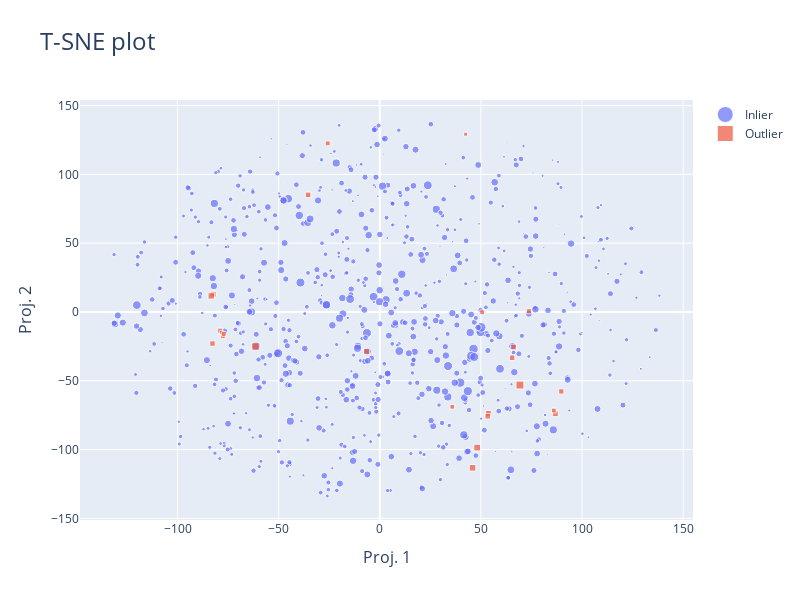

Notebook code cell kept with this figure:
### Code cell
create_plotly_OOD_tsne(df_tsne_metrics_sub,model='', title = 'T-SNE plot',\
                       colors_column_name = 'predicted_outliers_st',\
                       error_column_name = 'min_mean_mpjpe', outlier_column_name= 'predicted_outliers')

### Figure 1 — Plotly figure (JSON) as saved in the notebook; plotly's stock layout.template omitted (floating-point values rounded to 4 significant figures; data arrays with more than 128 entries replaced by an {"elided": "..."} marker saying what was removed)
{"data": [{"hovertemplate": "<b> idx: %{text}</b><br><br>outlier: %{marker.symbol:,}<br>MPJPE: %{marker.size:.1f}<br>", "marker": {"size": {"elided": "725 float values"}, "sizemode": "area", "sizeref": 4.147, "symbol": {"elided": "725 int values"}}, "mode": "markers", "name": "Inlier", "text": {"elided": "725 int values"}, "type": "scatter", "x": {"elided": "725 float values"}, "y": {"elided": "725 float values"}}, {"hovertemplate": "<b> idx: %{text}</b><br><br>outlier: %{marker.symbol:,}<br>MPJPE: %{marker.size:.1f}<br>", "marker": {"size": [118.5, 114.6, 113.6, 81.22, 137.2, 100.8, 162.7, 254.1, 151.6, 148.6, 185.6, 132.2, 132.7, 100.1, 146.3, 105.2, 71.59, 126.1, 108.7, 106.3, 203.5, 194.4, 139.3, 145.8, 285.2], "sizemode": "area", "sizeref": 9.038, "symbol": [1, 1, 1, 1, 1, 1, 1, 1, 1, 1, 1, 1, 1, 1, 1, 1, 1, 1, 1, 1, 1, 1, 1, 1, 1]}, "mode": "markers", "name": "Outlier", "text": [3877, 5216, 6866, 5278, 6513, 6836, 1557, 7380, 3139, 2337, 3148, 239, 2374, 2225, 2578, 63, 7046, 3772, 828, 7347, 4791, 1142, 4382, 4532, 9600], "type": "scatter", "x": [73.75, -78.95, -77.61, -78.18, -35.47, -77.12, -6.544, -61.44, -82.38, 53.68, -83.35, -82.73, 53.35, 35.86, 86.87, 86.06, 42.46, 89.78, -25.76, 50.67, 48.16, 45.87, 65.45, 66.14, 69.31], "y": [0.5479, -13.58, -17.57, -14.92, 85.1, -16.0, -28.7, -25.08, 12.92, -73.71, 11.68, -22.94, -75.86, -68.96, -74.06, -71.64, 129.2, -57.77, 122.6, -0.2527, -98.6, -113.3, -33.3, -25.46, -53.11]}], "layout": {"height": 600, "title": {"font": {"size": 24}, "text": "T-SNE plot"}, "width": 800, "xaxis": {"autorange": true, "range": [-148.3, 154.9], "title": {"font": {"size": 16}, "text": "Proj. 1"}, "type": "linear"}, "yaxis": {"autorange": true, "range": [-151.2, 154.1], "title": {"font": {"size": 16}, "text": "Proj. 2"}, "type": "linear"}}}
